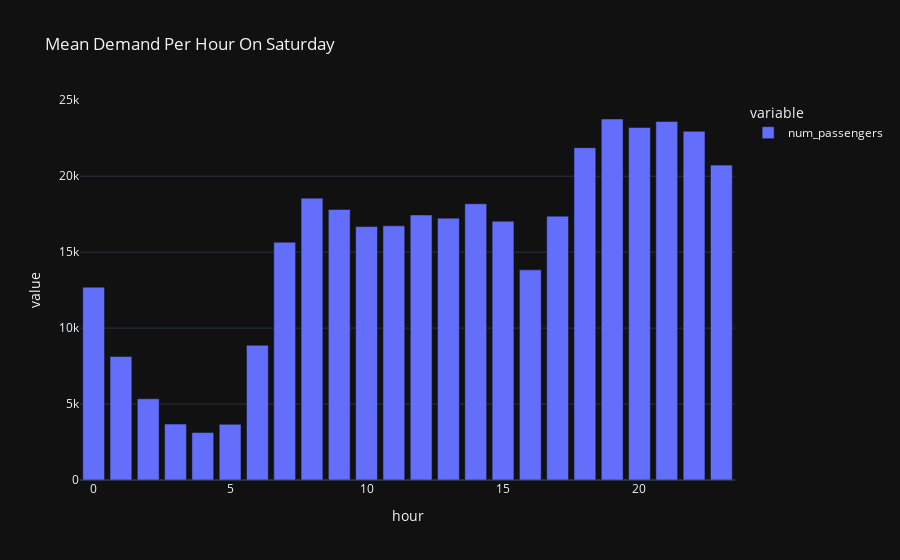

Notebook source saved alongside this figure:
### Code cell
# The mean passenger count on Saturday  for each hour
weekday_hour_mean.loc[3].plot(kind="bar",title = "Mean Demand Per Hour On Saturday")

### Figure 1 — Plotly figure (JSON) as saved in the notebook; plotly's stock layout.template omitted (floating-point values rounded to 4 significant figures)
{"data": [{"alignmentgroup": "True", "hovertemplate": "variable=num_passengers<br>hour=%{x}<br>value=%{y}<extra></extra>", "legendgroup": "num_passengers", "marker": {"color": "#636efa", "pattern": {"shape": ""}}, "name": "num_passengers", "offsetgroup": "num_passengers", "orientation": "v", "showlegend": true, "textposition": "auto", "type": "bar", "x": [0, 1, 2, 3, 4, 5, 6, 7, 8, 9, 10, 11, 12, 13, 14, 15, 16, 17, 18, 19, 20, 21, 22, 23], "xaxis": "x", "y": [12700.0, 8133.0, 5350.0, 3683.0, 3122.0, 3665.0, 8868.0, 15650.0, 18560.0, 17810.0, 16690.0, 16740.0, 17450.0, 17240.0, 18190.0, 17040.0, 13840.0, 17370.0, 21880.0, 23770.0, 23210.0, 23600.0, 22960.0, 20730.0], "yaxis": "y"}], "layout": {"autosize": true, "barmode": "relative", "legend": {"title": {"text": "variable"}, "tracegroupgap": 0}, "title": {"text": "Mean Demand Per Hour On Saturday"}, "xaxis": {"anchor": "y", "autorange": true, "domain": [0, 1], "range": [-0.5, 23.5], "title": {"text": "hour"}, "type": "linear"}, "yaxis": {"anchor": "x", "autorange": true, "domain": [0, 1], "range": [0, 25020.0], "title": {"text": "value"}, "type": "linear"}}}
